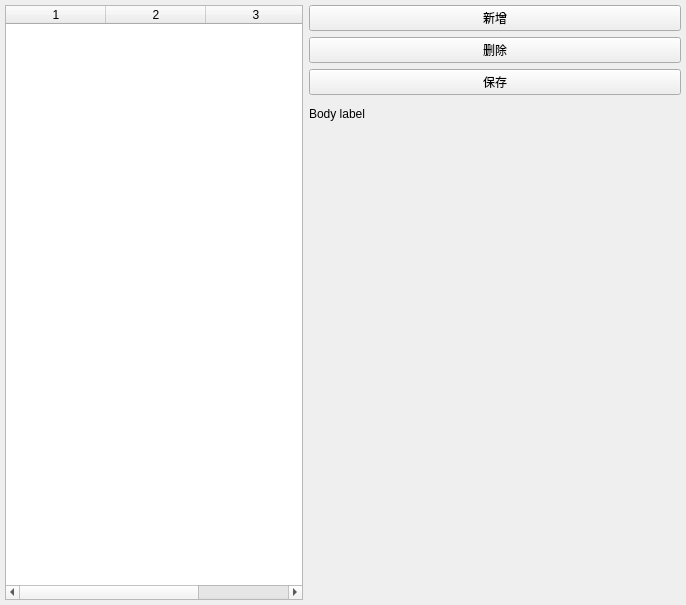
<?xml version="1.0" encoding="UTF-8"?>
<ui version="4.0">
    <class>ocrtable</class>
    <widget class="QFrame" name="ocrtable">
        <property name="geometry">
            <rect>
                <x>0</x>
                <y>0</y>
                <width>686</width>
                <height>605</height>
            </rect>
        </property>
        <property name="windowTitle">
            <string>Frame</string>
        </property>
        <layout class="QGridLayout" name="gridLayout" columnstretch="4,5">
            <property name="leftMargin">
                <number>5</number>
            </property>
            <property name="topMargin">
                <number>5</number>
            </property>
            <property name="rightMargin">
                <number>5</number>
            </property>
            <property name="bottomMargin">
                <number>5</number>
            </property>
            <item row="2" column="1">
                <widget class="PrimaryPushButton" name="PrimaryPushButton">
                    <property name="text">
                        <string>保存</string>
                    </property>
                </widget>
            </item>
            <item row="0" column="1">
                <widget class="PushButton" name="PushButton">
                    <property name="text">
                        <string>新增</string>
                    </property>
                </widget>
            </item>
            <item row="4" column="1">
                <widget class="BodyLabel" name="BodyLabel_tips">
                    <property name="text">
                        <string>Body label</string>
                    </property>
                    <property name="textFormat">
                        <enum>Qt::MarkdownText</enum>
                    </property>
                    <property name="wordWrap">
                        <bool>true</bool>
                    </property>
                </widget>
            </item>
            <item row="1" column="1">
                <widget class="PushButton" name="PushButton_2">
                    <property name="text">
                        <string>删除</string>
                    </property>
                </widget>
            </item>
            <item row="5" column="1">
                <spacer name="verticalSpacer">
                    <property name="orientation">
                        <enum>Qt::Vertical</enum>
                    </property>
                    <property name="sizeHint" stdset="0">
                        <size>
                            <width>20</width>
                            <height>40</height>
                        </size>
                    </property>
                </spacer>
            </item>
            <item row="0" column="0" rowspan="6">
                <widget class="TableWidget" name="TableWidget_ocr_table">
                    <property name="showGrid">
                        <bool>false</bool>
                    </property>
                    <property name="wordWrap">
                        <bool>false</bool>
                    </property>
                    <property name="columnCount">
                        <number>3</number>
                    </property>
                    <column/>
                    <column/>
                    <column/>
                </widget>
            </item>
        </layout>
    </widget>
    <customwidgets>
        <customwidget>
            <class>PushButton</class>
            <extends>QPushButton</extends>
            <header>qfluentwidgets</header>
        </customwidget>
        <customwidget>
            <class>PrimaryPushButton</class>
            <extends>PushButton</extends>
            <header>qfluentwidgets</header>
        </customwidget>
        <customwidget>
            <class>BodyLabel</class>
            <extends>QLabel</extends>
            <header>qfluentwidgets</header>
        </customwidget>
        <customwidget>
            <class>TableWidget</class>
            <extends>QTableWidget</extends>
            <header>qfluentwidgets</header>
        </customwidget>
    </customwidgets>
    <resources/>
    <connections/>
</ui>
